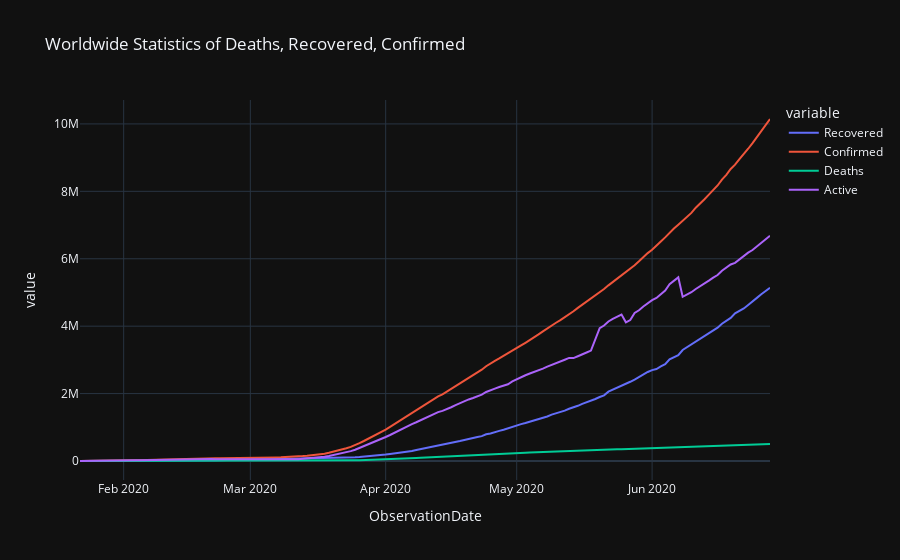

Notebook cell for this chart:
### Code cell
fig = px.line(grouped_date,x="ObservationDate",y=['Recovered', 'Confirmed', 'Deaths','Active'],title="Worldwide Statistics of Deaths, Recovered, Confirmed")
fig.show()

### Figure 1 — Plotly figure (JSON) as saved in the notebook; plotly's stock layout.template omitted (floating-point values rounded to 4 significant figures; data arrays with more than 128 entries replaced by an {"elided": "..."} marker saying what was removed)
{"data": [{"hovertemplate": "variable=Recovered<br>ObservationDate=%{x}<br>value=%{y}<extra></extra>", "legendgroup": "Recovered", "line": {"color": "#636efa", "dash": "solid"}, "mode": "lines", "name": "Recovered", "orientation": "v", "showlegend": true, "type": "scatter", "x": {"elided": "159 str values"}, "xaxis": "x", "y": {"elided": "159 int values"}, "yaxis": "y"}, {"hovertemplate": "variable=Confirmed<br>ObservationDate=%{x}<br>value=%{y}<extra></extra>", "legendgroup": "Confirmed", "line": {"color": "#EF553B", "dash": "solid"}, "mode": "lines", "name": "Confirmed", "orientation": "v", "showlegend": true, "type": "scatter", "x": {"elided": "159 str values"}, "xaxis": "x", "y": {"elided": "159 int values"}, "yaxis": "y"}, {"hovertemplate": "variable=Deaths<br>ObservationDate=%{x}<br>value=%{y}<extra></extra>", "legendgroup": "Deaths", "line": {"color": "#00cc96", "dash": "solid"}, "mode": "lines", "name": "Deaths", "orientation": "v", "showlegend": true, "type": "scatter", "x": {"elided": "159 str values"}, "xaxis": "x", "y": {"elided": "159 int values"}, "yaxis": "y"}, {"hovertemplate": "variable=Active<br>ObservationDate=%{x}<br>value=%{y}<extra></extra>", "legendgroup": "Active", "line": {"color": "#ab63fa", "dash": "solid"}, "mode": "lines", "name": "Active", "orientation": "v", "showlegend": true, "type": "scatter", "x": {"elided": "159 str values"}, "xaxis": "x", "y": {"elided": "159 int values"}, "yaxis": "y"}], "layout": {"legend": {"title": {"text": "variable"}, "tracegroupgap": 0}, "title": {"text": "Worldwide Statistics of Deaths, Recovered, Confirmed"}, "xaxis": {"anchor": "y", "domain": [0, 1], "title": {"text": "ObservationDate"}}, "yaxis": {"anchor": "x", "domain": [0, 1], "title": {"text": "value"}}}}
